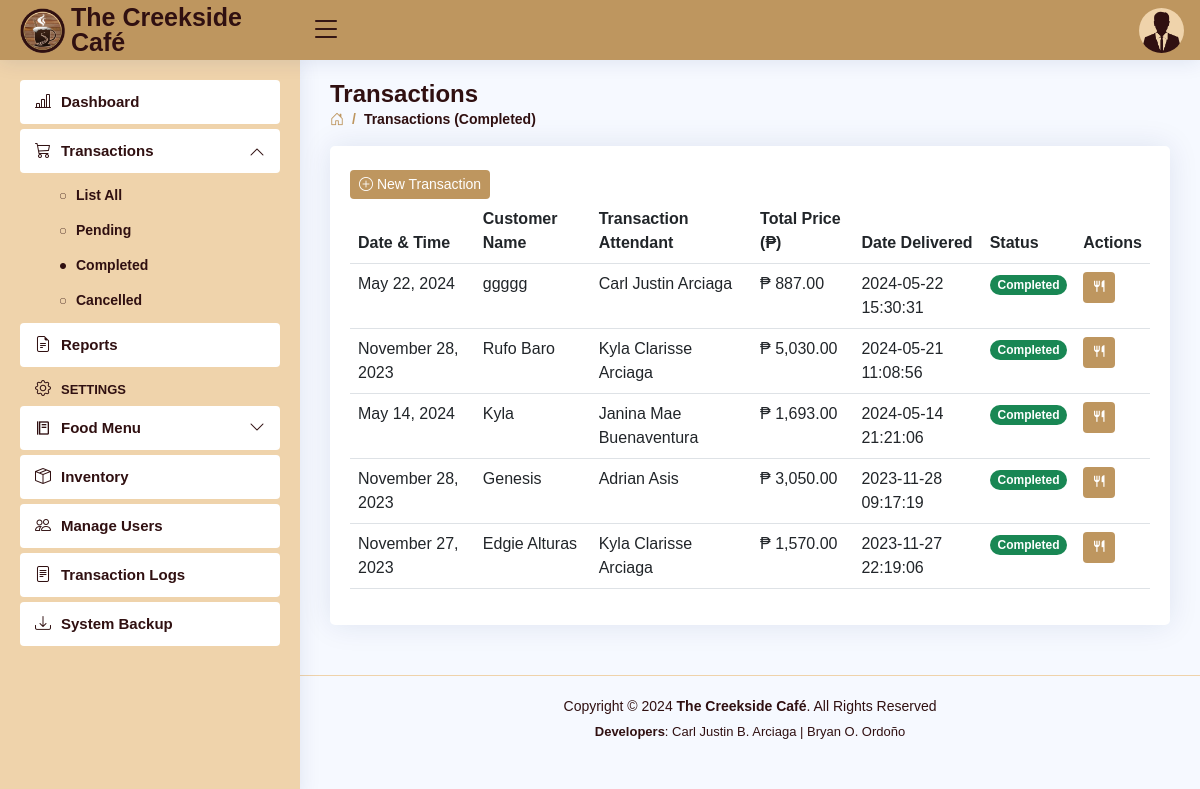
Screenshot of /transactions-completed.php (signed in) with the database file from the repository.
### tables this page shows
CREATE TABLE `users` (
  `user_id` int(11) NOT NULL AUTO_INCREMENT,
  `role` varchar(5) DEFAULT NULL,
  `activity` varchar(11) NOT NULL DEFAULT 'Active',
  `fname` varchar(30) DEFAULT NULL,
  `mname` varchar(30) DEFAULT NULL,
  `lname` varchar(30) DEFAULT NULL,
  `bdate` date DEFAULT NULL,
  `sex` varchar(6) DEFAULT NULL,
  `province` varchar(15) DEFAULT NULL,
  `municipality` varchar(30) DEFAULT NULL,
  `barangay` varchar(30) DEFAULT NULL,
  `contact_no` varchar(11) DEFAULT NULL,
  `email` varchar(50) DEFAULT NULL,
  `username` varchar(50) DEFAULT NULL,
  `password` varchar(50) DEFAULT NULL,
  PRIMARY KEY (`user_id`)
);

CREATE TABLE `transactions` (
  `trans_id` int(11) NOT NULL AUTO_INCREMENT,
  `date` datetime NOT NULL DEFAULT current_timestamp(),
  `customer` varchar(30) NOT NULL,
  `total_price` decimal(10,2) NOT NULL,
  `user_id` int(11) NOT NULL,
  `status` varchar(11) NOT NULL,
  `delivery_method` varchar(20) DEFAULT NULL,
  `address` varchar(70) DEFAULT NULL,
  `delivery_date` date DEFAULT NULL,
  `date_paid` datetime NOT NULL,
  `date_delivered` datetime NOT NULL,
  `date_cancelled` datetime NOT NULL,
  PRIMARY KEY (`trans_id`)
);

### transactions-completed.php (the view, shortened to what this page needs)
<!DOCTYPE html>
<html lang="en">
<head>
<?php
    include 'includes/links.php';
    include 'includes/header.php';
    include 'includes/sidebarComplete.php';
 ?>
</head>
<body>
  <main id="main" class="main">
    <div class="pagetitle">
      <h1>Transactions</h1>
      <nav>
        <ol class="breadcrumb">
          <li class="breadcrumb-item"><a href="dashboard.php"><i class="bi bi-house-door"></i></a></li>
          <li class="breadcrumb-item active">Transactions (Completed)</li>
        </ol>
      </nav>
    </div>
    <section class="section">
          <div class="card">
            <div class="card-body">
              <br>
              <button class="btn btn2 btn-sm" data-bs-toggle="modal" data-bs-target="#newTransaction"><i class="bi bi-plus-circle"></i> New Transaction</button>
              <table class="table table-hover datatable">
                <thead>
                  <tr>
                    <th scope="col">Date & Time</th>
                    <th scope="col">Customer Name</th>
                    <th scope="col">Transaction Attendant</th>
                    <th scope="col">Total Price (₱)</th>
                    <th scope="col">Date Delivered</th>
                    <th scope="col">Status</th>
                    <th scope="col">Actions</th>
                  </tr>
                </thead>
                <tbody>
  <?php
    include 'connection.php';
    $query = "SELECT transactions.*, concat(users.fname,' ',users.lname) as attendant FROM `transactions` LEFT JOIN `users` ON transactions.user_id = users.user_id WHERE status = 'Completed' ORDER BY date_delivered DESC";
    $result = $con->query($query);
    if ($result) {
      while ($row = $result->fetch_assoc()) {
        $trans_id = $row['trans_id'];
        $customer = $row['customer'];
        $total_price = $row['total_price'];
        $attendant = $row['attendant'];
        $date = $row['date'];
        $date_delivered = $row['date_delivered'];
        $status = $row['status'];?>
                  <tr>
                    <td><?php echo date('F j, Y', strtotime($date)); ?></td>
                    <td><?php echo $customer ?></td>
                    <td><?php echo $attendant ?></td>
                    <td>₱ <?php echo number_format($total_price, 2); ?></td>
                    <td><?php echo $date_delivered ?></td>
                    <td><font class="badge bg-success rounded-pill"><b><?php echo $status ?></b></font></td>
                    <td>
                      <button class="btn btn2 btn-sm " data-bs-toggle="modal" data-bs-target="#addDishes-<?php echo $trans_id ?>"><i class="ri ri-restaurant-fill"></i> </button>
                    </td>
                  </tr>
    <?php }
  } ?>
                </tbody>
              </table>
            </div>
          </div>
    </section>
  </main>
<?php include 'includes/footer.php'; ?>
</body>
</html>

### includes/header.php (shortened to what this page needs)
<header id="header" class="header fixed-top d-flex align-items-center">
  <div class="d-flex align-items-center justify-content-between">
    <a href="dashboard.php" class="logo d-flex align-items-center">
      <img src="assets/img/creekside.png" alt="">
      <span class="d-none d-lg-block">The Creekside Café</span>
    </a>
    <i class="bi bi-list toggle-sidebar-btn"></i>
  </div>
  <nav class="header-nav ms-auto">
  <?php
      include 'connection.php';
      $username = $_SESSION['username'];
      $query = "SELECT * FROM users WHERE username = '$username'";
      $result = $con->query($query);
      if ($result) {
        while ($row = $result->fetch_assoc()) {
          $sex = $row['sex'];
          ?>
    <ul class="d-flex align-items-center">
      <li class="nav-item dropdown pe-3">
        <a class="nav-link nav-profile d-flex align-items-center pe-0" href="#" data-bs-toggle="dropdown">
          <?php
            if ($sex === 'Male') {
                echo '<img src="assets/img/Male.png" alt="Profile" class="rounded-circle">';
            } elseif ($sex === 'Female') {
                echo '<img src="assets/img/Female.png" alt="Profile" class="rounded-circle">';
            }
          ?>
        </a>
  <?php
        }
      }
  ?>
      </li>
    </ul>
  </nav>
</header>

### assets/css/style.css (style rules this page uses)
:root { scroll-behavior: smooth; }
body { font-family: "Open Sans", sans-serif; background: #f6f9ff; color: #444444; }
a { color: #4154f1; text-decoration: none; }
h1, h2, h3, h4, h5, h6 { font-family: "Nunito", sans-serif; }
#main { margin-top: 60px; padding: 20px 30px; transition: all 0.3s; }
.pagetitle { margin-bottom: 10px; }
.pagetitle h1 { font-size: 24px; margin-bottom: 0; font-weight: 600; color: #301011; }
.card { margin-bottom: 30px; border: none; border-radius: 5px; box-shadow: 0px 0 30px rgba(1, 41, 112, 0.1); }
.card-body { padding: 0 20px 20px 20px; color: #301011; }
.breadcrumb { font-size: 14px; font-family: "Nunito", sans-serif; color: #be965f; font-weight: 600; }
.breadcrumb a { color: #be965f; transition: 0.3s; }
.breadcrumb .breadcrumb-item::before { color: #be965f; }
.breadcrumb .active { color: #301011; font-weight: 600; }
.logo { line-height: 1; }
@media (min-width: 1200px) { .logo { width: 280px; } }
.logo img { max-height: 45px; margin-right: 6px; }
.logo span { font-size: 25px; font-weight: 700; color: #301011; font-family: "Nunito", sans-serif; }
.header { transition: all 0.5s; z-index: 997; height: 60px; box-shadow: 0px 2px 20px rgba(1, 41, 112, 0.1); background-color: #be965f; padding-left: 20px; }
.header .toggle-sidebar-btn { font-size: 32px; padding-left: 10px; cursor: pointer; color: #301011; }
.header-nav ul { list-style: none; }
.header-nav>ul { margin: 0; padding: 0; }
.header-nav .nav-profile { color: #301011; }
.header-nav .nav-profile img { max-height: 45px; }
@media (min-width: 1200px) { #main, #footer { margin-left: 300px; } }
.btn2 { background: #be965f; border: none; color: #fff; padding: 4px 9px; }

### rows the page displays
transactions: date "May 22, 2024", customer "ggggg", attendant "Carl Justin Arciaga", total_price "887.00", date_delivered "2024-05-22 15:30:31", status "Completed"
transactions: date "November 28, 2023", customer "Rufo Baro", attendant "Kyla Clarisse Arciaga", total_price "5,030.00", date_delivered "2024-05-21 11:08:56", status "Completed"
transactions: date "May 14, 2024", customer "Kyla", attendant "Janina Mae Buenaventura", total_price "1,693.00", date_delivered "2024-05-14 21:21:06", status "Completed"
transactions: date "November 28, 2023", customer "Genesis", attendant "Adrian Asis", total_price "3,050.00", date_delivered "2023-11-28 09:17:19", status "Completed"
transactions: date "November 27, 2023", customer "Edgie Alturas", attendant "Kyla Clarisse Arciaga", total_price "1,570.00", date_delivered "2023-11-27 22:19:06", status "Completed"
